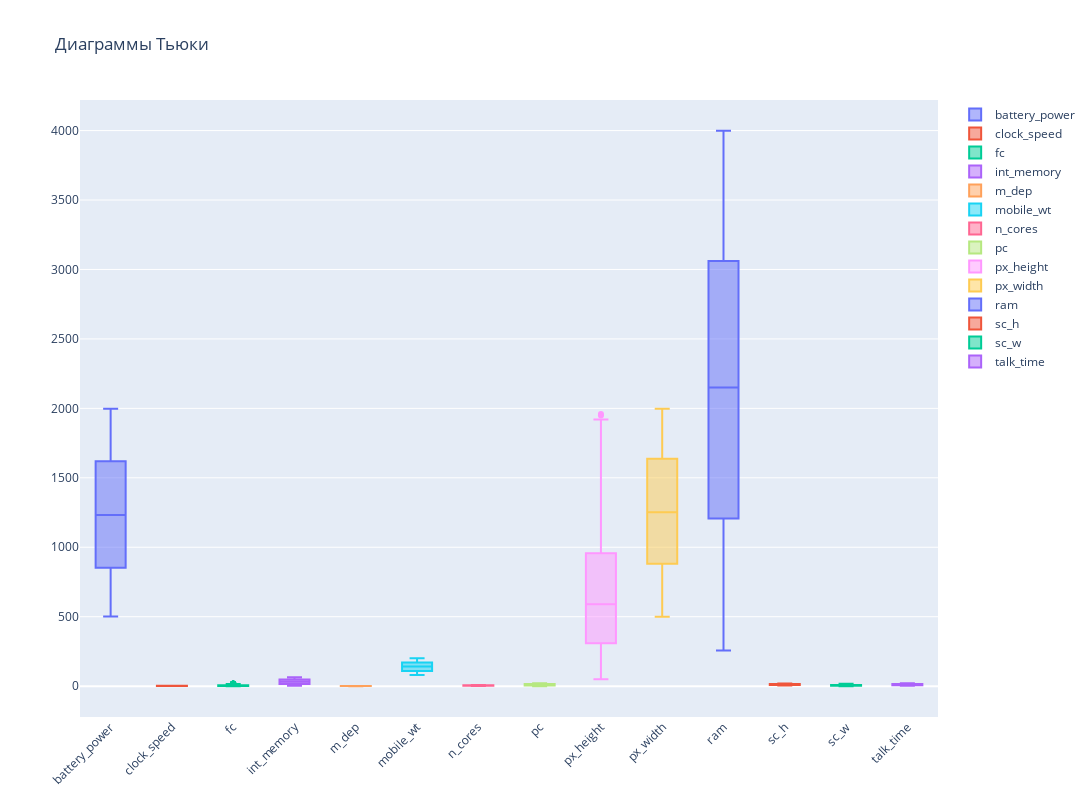

Notebook cell for this chart:
### Markdown cell above
## Общее распределение данных (boxplot)

### Code cell
fig = go.Figure()

for col in numeric_features:
    fig.add_trace(go.Box(y=df[col], name=col))

fig.update_layout(
    title='Диаграммы Тьюки',
    xaxis_tickangle=-45,
    width=1500,
    height=800
)

fig.write_image('numeric_features_boxplot.png')

fig.show()

### Figure 1 — Plotly figure (JSON) as saved in the notebook; plotly's stock layout.template omitted (floating-point values rounded to 4 significant figures; data arrays with more than 128 entries replaced by an {"elided": "..."} marker saying what was removed)
{"data": [{"name": "battery_power", "type": "box", "y": {"elided": "1935 int values"}}, {"name": "clock_speed", "type": "box", "y": {"elided": "1935 float values"}}, {"name": "fc", "type": "box", "y": {"elided": "1935 int values"}}, {"name": "int_memory", "type": "box", "y": {"elided": "1935 int values"}}, {"name": "m_dep", "type": "box", "y": {"elided": "1935 float values"}}, {"name": "mobile_wt", "type": "box", "y": {"elided": "1935 int values"}}, {"name": "n_cores", "type": "box", "y": {"elided": "1935 int values"}}, {"name": "pc", "type": "box", "y": {"elided": "1935 int values"}}, {"name": "px_height", "type": "box", "y": {"elided": "1935 int values"}}, {"name": "px_width", "type": "box", "y": {"elided": "1935 int values"}}, {"name": "ram", "type": "box", "y": {"elided": "1935 int values"}}, {"name": "sc_h", "type": "box", "y": {"elided": "1935 int values"}}, {"name": "sc_w", "type": "box", "y": {"elided": "1935 int values"}}, {"name": "talk_time", "type": "box", "y": {"elided": "1935 int values"}}], "layout": {"height": 800, "title": {"text": "Диаграммы Тьюки"}, "width": 1500, "xaxis": {"tickangle": -45}}}
